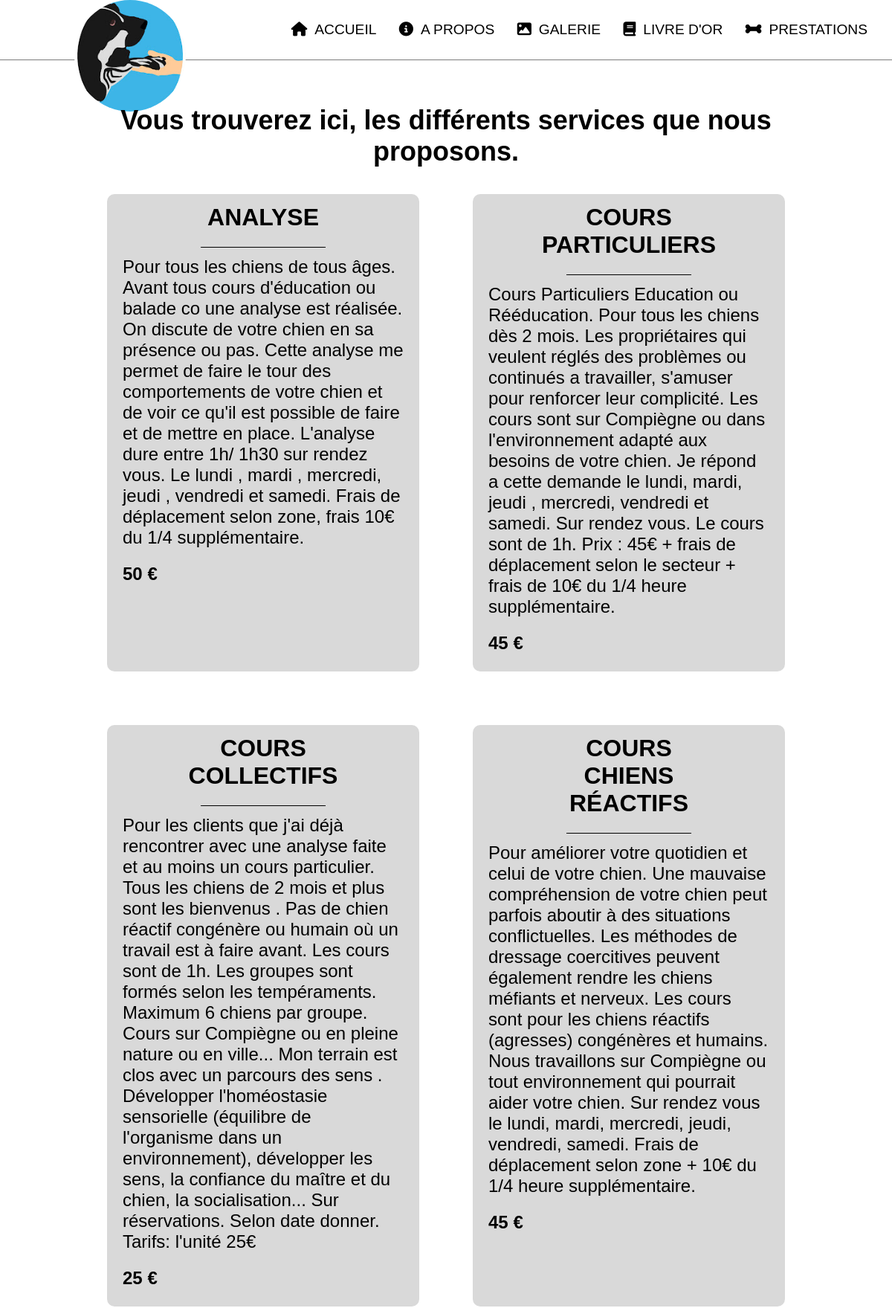
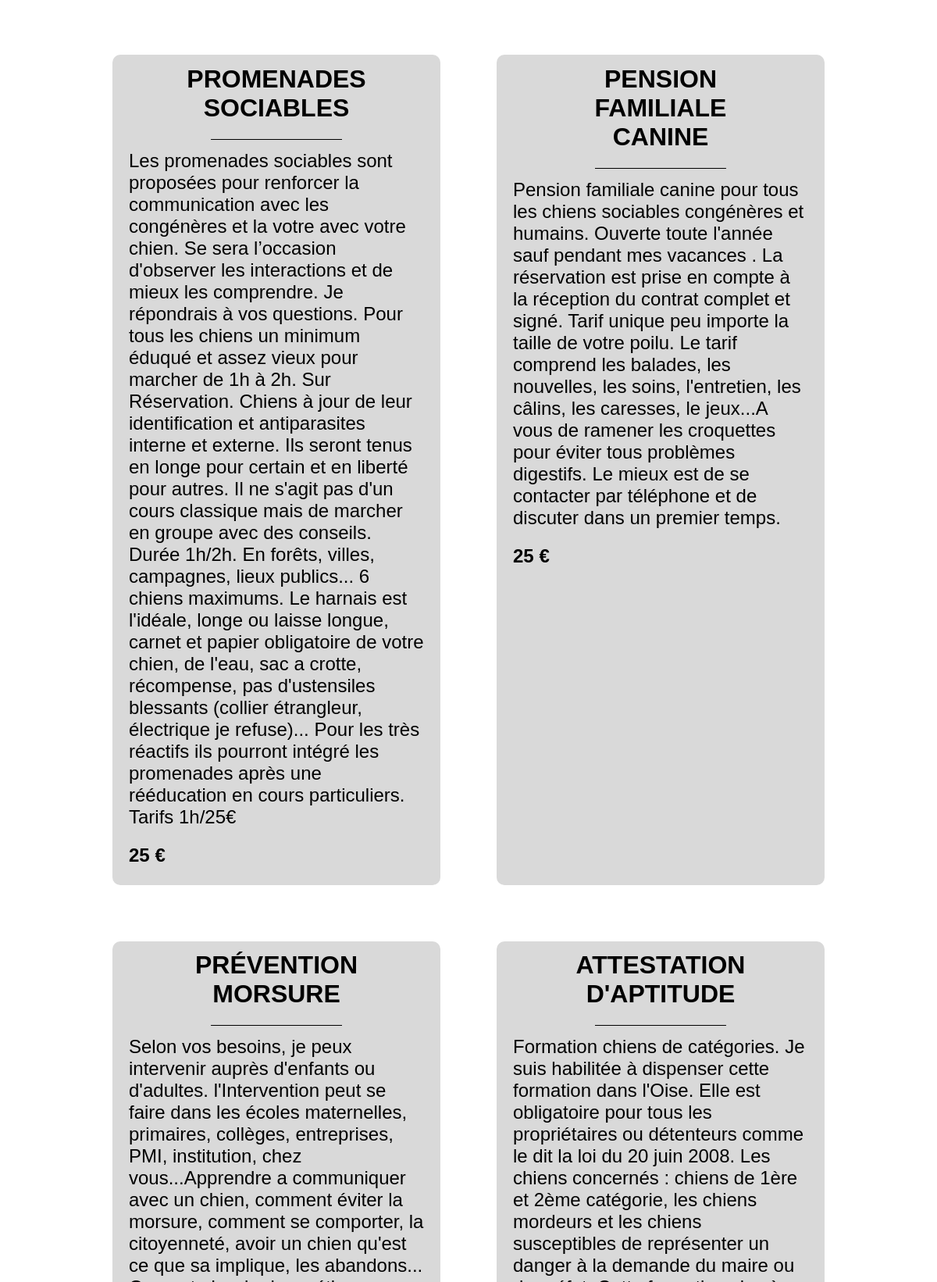
Page /prestation/prestation.php (upper part) on the committed database (2 pictures, top to bottom).
### tables this page shows
CREATE TABLE `prestation` (
  `prestation_id` int(11) NOT NULL,
  `prestation_libelle` varchar(35) NOT NULL,
  `prestation_contenu` varchar(1000) NOT NULL,
  `prestation_prix` float NOT NULL
);

### prestation/prestation.php (the view, shortened to what this page needs)
<?php
 require '../includes/connexion_bdd/connexion_bdd.php';
$query = $connexion->prepare("SELECT * FROM prestation");
$query->execute();
$liste = $query->fetchAll();
?>
<!DOCTYPE html>
<html lang="en">
<head>
    <link rel="stylesheet" href="prestation.css">
    <link rel="stylesheet" href="../includes//header/header.css">
    <link rel="stylesheet" href="../includes/footer/footer.css">
</head>
<header>
<?php require '../includes/header2/header.php'?>
</header>
<body>
    <div class="prestation-menu">
        <h2>Vous trouverez ici, les différents services que nous proposons.</h2>
    </div>
    <div class="prestation-box">
        <?php foreach ($liste as $elementDeLaListe){
                ?>
                    <div class="prestation-container">
                        <h1><?= $elementDeLaListe["prestation_libelle"]?> </h1>
                        <p><?= $elementDeLaListe["prestation_contenu"]?> </p>
                        <h3><?= $elementDeLaListe["prestation_prix"]?> € </h3>
                    </div>
                <?php
        }?>
    </div>
</body>
<?php require '../includes/footer2/footer.php'?>

### prestation/prestation.css (style rules this page uses)
body { margin: 0; }
.prestation-menu { display: flex; justify-content: center; padding: 5% 10% 0% 10%; font-size: 150%; text-align: center; }
.prestation-container { width: 35% ; margin: 3%; background-color:#D9D9D9 ; padding-bottom: 2%; border-radius: 10px; }
.prestation-container h1 { display: flex; justify-content: center; align-items: center; text-align: center; padding: 3% 0% 5% 0%; margin: 0% 30% 3% 30%; border-bottom: solid 1px black; }
.prestation-container p { margin: 0% 5% 5% 5%; font-size: 150%; }
.prestation-container h3 { padding-left: 5%; font-size: 150%; }
.prestation-box { display: flex; justify-content: center; flex-wrap: wrap; }

### includes/header/header.css (style rules this page uses)
* { padding: 0; margin: 0; text-decoration: none; list-style: none; }
body { font-family: Arial; overflow-x: hidden; }

### includes/footer/footer.css (style rules this page uses)
body { margin: 0; }

### rows in the picture
prestation: prestation_libelle "ANALYSE", prestation_contenu "Pour tous les chiens de tous âges. Avant tous cours d'éducation ou balade co une analyse est réalisée. On discute de votre chien en sa présence ou pas. Cette analyse me permet de faire le tour des comportements de votre chien et de voir ce qu'il est possible de faire et de mettre en place. L'analyse dure entre 1h/ 1h30 sur rendez vous. Le lundi , mardi , mercredi, jeudi , vendredi et samedi. Frais de déplacement selon zone, frais 10€ du 1/4 supplémentaire.", prestation_prix "50"
prestation: prestation_libelle "COURS PARTICULIERS", prestation_contenu "Cours Particuliers Education ou Rééducation. Pour tous les chiens dès 2 mois. Les propriétaires qui veulent réglés des problèmes ou continués a travailler, s'amuser pour renforcer leur complicité. Les cours sont sur Compiègne ou dans l'environnement adapté aux besoins de votre chien. Je répond a cette demande le lundi, mardi, jeudi , mercredi, vendredi et samedi. Sur rendez vous. Le cours sont de 1h. Prix : 45€ + frais de déplacement selon le secteur + frais de 10€ du 1/4 heure supplémentaire.", prestation_prix "45"
prestation: prestation_libelle "COURS COLLECTIFS", prestation_contenu "Pour les clients que j'ai déjà rencontrer avec une analyse faite et au moins un cours particulier. Tous les chiens de 2 mois et plus sont les bienvenus . Pas de chien réactif congénère ou humain où un travail est à faire avant. Les cours sont de 1h. Les groupes sont formés selon les tempéraments. Maximum 6 chiens par groupe. Cours sur Compiègne ou en pleine nature ou en ville... Mon terrain est clos avec un parcours des sens . Développer l'homéostasie sensorielle (équilibre de l'organisme dans un environnement), développer les sens, la confiance du maître et du chien, la socialisation... Sur réservations. Selon date donner. Tarifs: l'unité 25€", prestation_prix "25"
prestation: prestation_libelle "COURS CHIENS RÉACTIFS", prestation_contenu "Pour améliorer votre quotidien et celui de votre chien. Une mauvaise compréhension de votre chien peut parfois aboutir à des situations conflictuelles. Les méthodes de dressage coercitives peuvent également rendre les chiens méfiants et nerveux. Les cours sont pour les chiens réactifs (agresses) congénères et humains. Nous travaillons sur Compiègne ou tout environnement qui pourrait aider votre chien. Sur rendez vous le lundi, mardi, mercredi, jeudi, vendredi, samedi. Frais de déplacement selon zone + 10€ du 1/4 heure supplémentaire.", prestation_prix "45"
prestation: prestation_libelle "PROMENADES SOCIABLES", prestation_contenu "Les promenades sociables sont proposées pour renforcer la communication avec les congénères et la votre avec votre chien. Se sera l’occasion d'observer les interactions et de mieux les comprendre. Je répondrais à vos questions. Pour tous les chiens un minimum éduqué et assez vieux pour marcher de 1h à 2h. Sur Réservation. Chiens à jour de leur identification et antiparasites interne et externe. Ils seront tenus en longe pour certain et en liberté pour autres. Il ne s'agit pas d'un cours classique mais de marcher en groupe avec des conseils. Durée 1h/2h. En forêts, villes, campagnes, lieux publics... 6 chiens maximums. Le harnais est l'idéale, longe ou laisse longue, carnet et papier…", prestation_prix "25"
prestation: prestation_libelle "PENSION FAMILIALE CANINE", prestation_contenu "Pension familiale canine pour tous les chiens sociables congénères et humains. Ouverte toute l'année sauf pendant mes vacances . La réservation est prise en compte à la réception du contrat complet et signé. Tarif unique peu importe la taille de votre poilu. Le tarif comprend les balades, les nouvelles, les soins, l'entretien, les câlins, les caresses, le jeux...A vous de ramener les croquettes pour éviter tous problèmes digestifs. Le mieux est de se contacter par téléphone et de discuter dans un premier temps.", prestation_prix "25"
prestation: prestation_libelle "PRÉVENTION MORSURE"
prestation: prestation_libelle "ATTESTATION D'APTITUDE"
